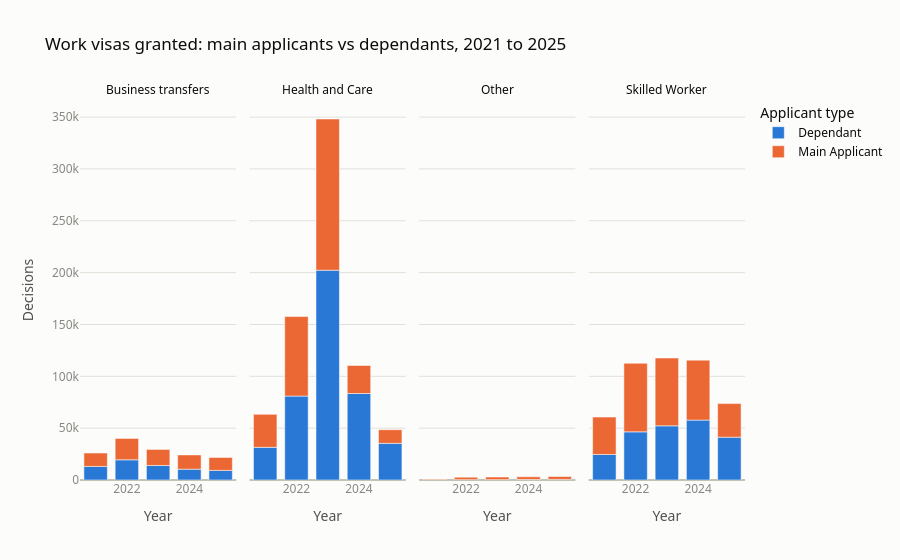

This figure's notebook cell:
### Code cell
# Chart 1: main applicants vs dependants by worker group
worker_long = (
    worker.groupby(["Year", "Worker group", "Applicant type"])["Decisions"]
    .sum()
    .reset_index()
)

fig = px.bar(
    worker_long,
    x="Year", y="Decisions",
    color="Applicant type",
    facet_col="Worker group",
    title="Work visas granted: main applicants vs dependants, 2021 to 2025",
)
fig.for_each_annotation(lambda a: a.update(text=a.text.split("=")[-1]))
fig.show()

### Figure 1 — Plotly figure (JSON) as saved in the notebook; plotly's stock layout.template omitted (floating-point values rounded to 4 significant figures)
{"data": [{"hovertemplate": "Applicant type=Dependant<br>Worker group=Business transfers<br>Year=%{x}<br>Decisions=%{y}<extra></extra>", "legendgroup": "Dependant", "marker": {"color": "#2a78d6", "pattern": {"shape": ""}}, "name": "Dependant", "orientation": "v", "showlegend": true, "textposition": "auto", "type": "bar", "x": [2021, 2022, 2023, 2024, 2025], "xaxis": "x", "y": [13115, 19463, 14004, 10438, 9274], "yaxis": "y"}, {"hovertemplate": "Applicant type=Dependant<br>Worker group=Health and Care<br>Year=%{x}<br>Decisions=%{y}<extra></extra>", "legendgroup": "Dependant", "marker": {"color": "#2a78d6", "pattern": {"shape": ""}}, "name": "Dependant", "orientation": "v", "showlegend": false, "textposition": "auto", "type": "bar", "x": [2021, 2022, 2023, 2024, 2025], "xaxis": "x2", "y": [31491, 80912, 202334, 83426, 35339], "yaxis": "y2"}, {"hovertemplate": "Applicant type=Dependant<br>Worker group=Other<br>Year=%{x}<br>Decisions=%{y}<extra></extra>", "legendgroup": "Dependant", "marker": {"color": "#2a78d6", "pattern": {"shape": ""}}, "name": "Dependant", "orientation": "v", "showlegend": false, "textposition": "auto", "type": "bar", "x": [2021, 2022, 2023, 2024, 2025], "xaxis": "x3", "y": [23, 318, 352, 515, 598], "yaxis": "y3"}, {"hovertemplate": "Applicant type=Dependant<br>Worker group=Skilled Worker<br>Year=%{x}<br>Decisions=%{y}<extra></extra>", "legendgroup": "Dependant", "marker": {"color": "#2a78d6", "pattern": {"shape": ""}}, "name": "Dependant", "orientation": "v", "showlegend": false, "textposition": "auto", "type": "bar", "x": [2021, 2022, 2023, 2024, 2025], "xaxis": "x4", "y": [24632, 46434, 52229, 57747, 41291], "yaxis": "y4"}, {"hovertemplate": "Applicant type=Main Applicant<br>Worker group=Business transfers<br>Year=%{x}<br>Decisions=%{y}<extra></extra>", "legendgroup": "Main Applicant", "marker": {"color": "#eb6834", "pattern": {"shape": ""}}, "name": "Main Applicant", "orientation": "v", "showlegend": true, "textposition": "auto", "type": "bar", "x": [2021, 2022, 2023, 2024, 2025], "xaxis": "x", "y": [12893, 20663, 15512, 13737, 12462], "yaxis": "y"}, {"hovertemplate": "Applicant type=Main Applicant<br>Worker group=Health and Care<br>Year=%{x}<br>Decisions=%{y}<extra></extra>", "legendgroup": "Main Applicant", "marker": {"color": "#eb6834", "pattern": {"shape": ""}}, "name": "Main Applicant", "orientation": "v", "showlegend": false, "textposition": "auto", "type": "bar", "x": [2021, 2022, 2023, 2024, 2025], "xaxis": "x2", "y": [31800, 76724, 145823, 27047, 13193], "yaxis": "y2"}, {"hovertemplate": "Applicant type=Main Applicant<br>Worker group=Other<br>Year=%{x}<br>Decisions=%{y}<extra></extra>", "legendgroup": "Main Applicant", "marker": {"color": "#eb6834", "pattern": {"shape": ""}}, "name": "Main Applicant", "orientation": "v", "showlegend": false, "textposition": "auto", "type": "bar", "x": [2021, 2022, 2023, 2024, 2025], "xaxis": "x3", "y": [622, 2399, 2513, 2594, 2744], "yaxis": "y3"}, {"hovertemplate": "Applicant type=Main Applicant<br>Worker group=Skilled Worker<br>Year=%{x}<br>Decisions=%{y}<extra></extra>", "legendgroup": "Main Applicant", "marker": {"color": "#eb6834", "pattern": {"shape": ""}}, "name": "Main Applicant", "orientation": "v", "showlegend": false, "textposition": "auto", "type": "bar", "x": [2021, 2022, 2023, 2024, 2025], "xaxis": "x4", "y": [36063, 66136, 65437, 57860, 32410], "yaxis": "y4"}], "layout": {"annotations": [{"font": {}, "showarrow": false, "text": "Business transfers", "x": 0.1175, "xanchor": "center", "xref": "paper", "y": 1, "yanchor": "bottom", "yref": "paper"}, {"font": {}, "showarrow": false, "text": "Health and Care", "x": 0.3725, "xanchor": "center", "xref": "paper", "y": 1, "yanchor": "bottom", "yref": "paper"}, {"font": {}, "showarrow": false, "text": "Other", "x": 0.6275, "xanchor": "center", "xref": "paper", "y": 1, "yanchor": "bottom", "yref": "paper"}, {"font": {}, "showarrow": false, "text": "Skilled Worker", "x": 0.8825, "xanchor": "center", "xref": "paper", "y": 1, "yanchor": "bottom", "yref": "paper"}], "autosize": true, "barmode": "relative", "legend": {"title": {"text": "Applicant type"}, "tracegroupgap": 0}, "title": {"text": "Work visas granted: main applicants vs dependants, 2021 to 2025"}, "xaxis": {"anchor": "y", "autorange": true, "domain": [0, 0.235], "range": [2020.0, 2026.0], "title": {"text": "Year"}, "type": "linear"}, "xaxis2": {"anchor": "y2", "autorange": true, "domain": [0.255, 0.49], "matches": "x", "range": [2020.0, 2026.0], "title": {"text": "Year"}, "type": "linear"}, "xaxis3": {"anchor": "y3", "autorange": true, "domain": [0.51, 0.745], "matches": "x", "range": [2020.0, 2026.0], "title": {"text": "Year"}, "type": "linear"}, "xaxis4": {"anchor": "y4", "autorange": true, "domain": [0.765, 1.0], "matches": "x", "range": [2020.0, 2026.0], "title": {"text": "Year"}, "type": "linear"}, "yaxis": {"anchor": "x", "autorange": true, "domain": [0, 1], "range": [0, 366500.0], "title": {"text": "Decisions"}, "type": "linear"}, "yaxis2": {"anchor": "x2", "autorange": true, "domain": [0, 1], "matches": "y", "range": [0, 366500.0], "showticklabels": false, "type": "linear"}, "yaxis3": {"anchor": "x3", "autorange": true, "domain": [0, 1], "matches": "y", "range": [0, 366500.0], "showticklabels": false, "type": "linear"}, "yaxis4": {"anchor": "x4", "autorange": true, "domain": [0, 1], "matches": "y", "range": [0, 366500.0], "showticklabels": false, "type": "linear"}}}
